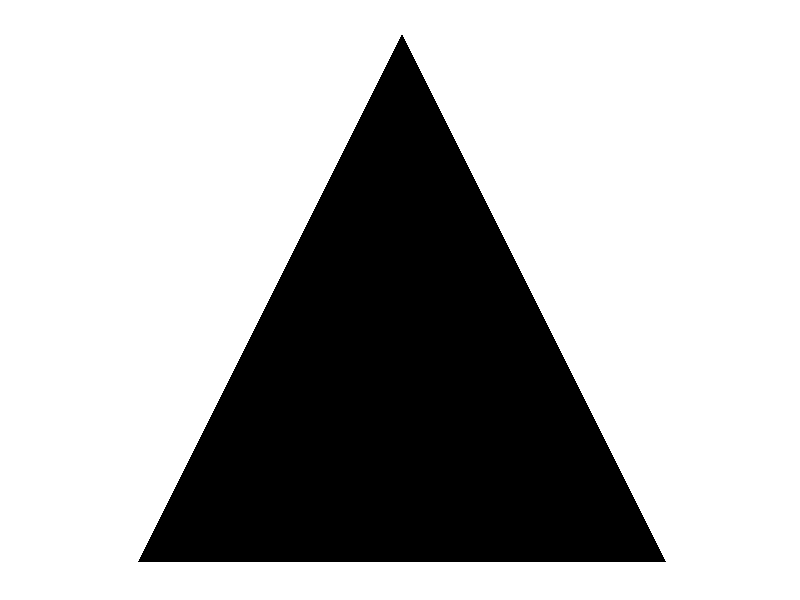
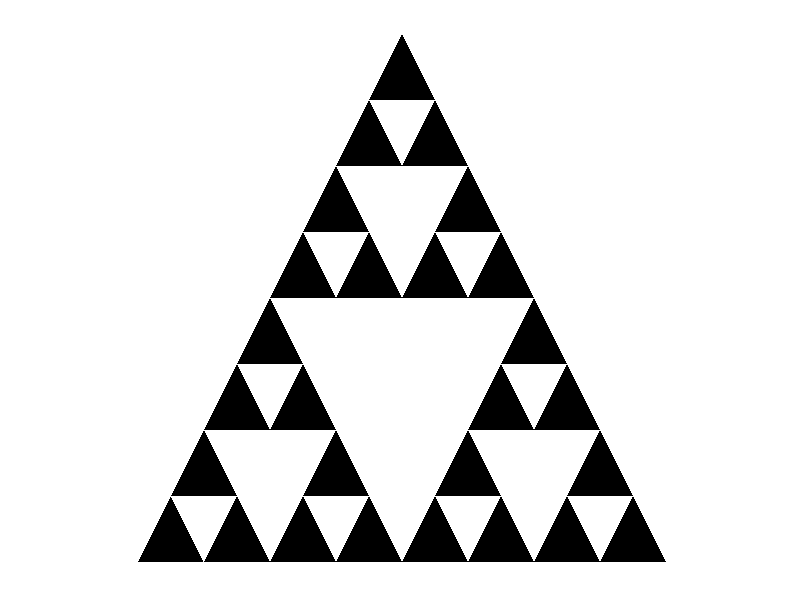

R code for these plots, in order:
#========================================================
# Deterministic Algorithm Example: Sierpinski Gasket
#========================================================

# This algorithm iterates functions on a starting set to create the Sierpinski Gasket. 
#
# The starting set is defined as a LIST of PAIRS of points in the plane.
#
# Each PAIR of points corresponds to a straight line drawn between them.
#
# The functions are applied to each of the endpoints, creating a new list of pairs of points.
#
# This process is repeated for the specified number of iterations.
#
# Finally, the resulting set is plotted by drawing lines between the pairs of points.
#

 library(ggplot2)

  # = Pick the number of iterations =
  N <- 3

  # = Define the functions =
  f_1 <- function(x){
    (1/2)*x
  }
  
  f_2 <- function(x){
    (1/2)*x + c(1/2,0)
  }
  
  f_3 <- function(x){
    (1/2)*x + c(1/4,sqrt(3)/4)
  }
  
  # = Define the starting set as a list of pairs of points =
  
  A <- c(0,0)
  B <- c(1,0)
  C <- c(1/2, sqrt(3)/2)
  
  ref <- c(1/2, sqrt(3)/6)
  
  S <- list()
  S[[1]] <- A
  S[[2]] <- B
  S[[3]] <- C
  
  # Plot the starting set
  datapoly <- data.frame(rbind(A,B,C))
  datapoly$id <- rep(1,times=3)
  datapoly$value <- rep(1,times=3)
  p <- ggplot(datapoly, aes(x = X1, y = X2)) +
    geom_polygon(aes(fill = value, group = id))
  p + guides(fill=FALSE) +
    scale_fill_gradient(low="black", high="black") +
    theme(aspect.ratio=1) +
    xlim(c(0,1)) + ylim(c(0,sqrt(3)/2)) +
    theme(axis.line=element_blank(),
          axis.text.x=element_blank(),
          axis.text.y=element_blank(),
          axis.ticks=element_blank(),
          axis.title.x=element_blank(),
          axis.title.y=element_blank(),
          legend.position="none",
          panel.background=element_blank(),
          panel.border=element_blank(),
          panel.grid.major=element_blank(),
          panel.grid.minor=element_blank(),
          plot.background=element_blank())
  
  
  # = = = = = = = = = = = = = = = = = = = = = = = = =
  
  
  # = Iterate the functions =
  
  FF <- list()
  pts <- list()
  refs <- list()
  
  refs[[1]] <- ref
  
  for(i in 1:N){
    
    for(j in 1:length(refs)){
      
      pts[[j]] <- list(f_1(refs[[j]]),
                       f_2(refs[[j]]),
                       f_3(refs[[j]]))
    }
    
    for(j in 1:length(S)){
      
      FF[[j]] <- list(f_1(S[[j]]),
                      f_2(S[[j]]),
                      f_3(S[[j]]))
      
    }
    
    S <- unlist(FF, recursive = FALSE)
    refs <- unlist(pts, recursive=FALSE)
  }

  
# = Prep to plot the lines between the pairs of points in the list S
 
  X<-vector()
  Y<-vector()
  
  for(j in 1:length(S)){
   p <- S[[j]]
    X[j] <- p[1]
    Y[j] <- p[2]
  
 } 
  
# Prepare reference x and y values
  x<-vector()
  y<-vector()
  
  for(j in 1:length(refs)){
    r <- refs[[j]]
    x[j] <- r[1]
    y[j] <- r[2]
  } 

#----------------------------------------------------------
# Prepare a list of vertices to use as the shading polygons

refs_df <- data.frame(x,y)
pts_df <- data.frame(X, Y)
regions <- list()
corners <- list()

lambda <- 1/2
shrink <- lambda^N

 for(i in 1:length(refs)){
   for(j in 1: nrow(pts_df)){
     how_far <- c(sqrt((pts_df[[j,1]]-refs_df[[i,1]])^2 + (pts_df[[j,2]]-refs_df[[i,2]])^2))
     if(how_far <= shrink){
       corners[[j]] <- pts_df[j,]
     } else{corners[[j]] <- NA}
   }
   regions[[i]]<- corners
 }

#-----------------------------------------------
# Convert each list of vertices to a dataframe

regions_dfs <- list()

for(j in 1:length(regions)){
  
  test_region <- regions[[j]]
  tr_df <- data.frame(matrix(NA, nrow = length(test_region), ncol = 2))
  
  for(i in 1:length(test_region)){
    if(length(test_region[[i]][1])>0 & length(test_region[[i]][2])>0){
      
      tr_df[i,1] <- test_region[[i]][1]
      tr_df[i,2] <- test_region[[i]][2]
      
    }
  }
  
  # Remove null rows
  tr_df <- tr_df[unique(which(!is.na(tr_df), arr.ind = TRUE)[,1]),]
  
  # Remove duplicates
  tr_df <- tr_df[!duplicated(tr_df), ]
  
  # Add to list of dataframes
  regions_dfs[[j]] <- tr_df
}

#---------------------------------------------------------------------------------
# Plot the shading using geom_polygon
# When using geom_polygon, you will typically need two data frames:
# one contains the coordinates of each polygon (positions),  and the
# other the values associated with each polygon (values).  An id
# variable links the two together

# Combine regions into one dataframe
df <- regions_dfs[[1]]
for(i in 2:length(regions_dfs)){
  df <- rbind(df, regions_dfs[[i]])
}
row.names(df) <- c(1:nrow(df))

# Define id variables to specify groups to be shaded
ids <- c(1:length(regions_dfs))

# Combine a ids, a constant shading value, and vertices
datapoly <- data.frame(
  id = rep(ids, each = 3),
  value = rep(1, each = 3),
  x = df$X1,
  y = df$X2
)

# Create the plot
p <- ggplot(datapoly, aes(x = x, y = y)) +
  geom_polygon(aes(fill = value, group = id))
p + guides(fill=FALSE) +
    scale_fill_gradient(low="black", high="black") +
    theme(aspect.ratio=1) +
    xlim(c(0,1)) + ylim(c(0,sqrt(3)/2)) +
  theme(axis.line=element_blank(),
        axis.text.x=element_blank(),
        axis.text.y=element_blank(),
        axis.ticks=element_blank(),
        axis.title.x=element_blank(),
        axis.title.y=element_blank(),
        legend.position="none",
        panel.background=element_blank(),
        panel.border=element_blank(),
        panel.grid.major=element_blank(),
        panel.grid.minor=element_blank(),
        plot.background=element_blank())

